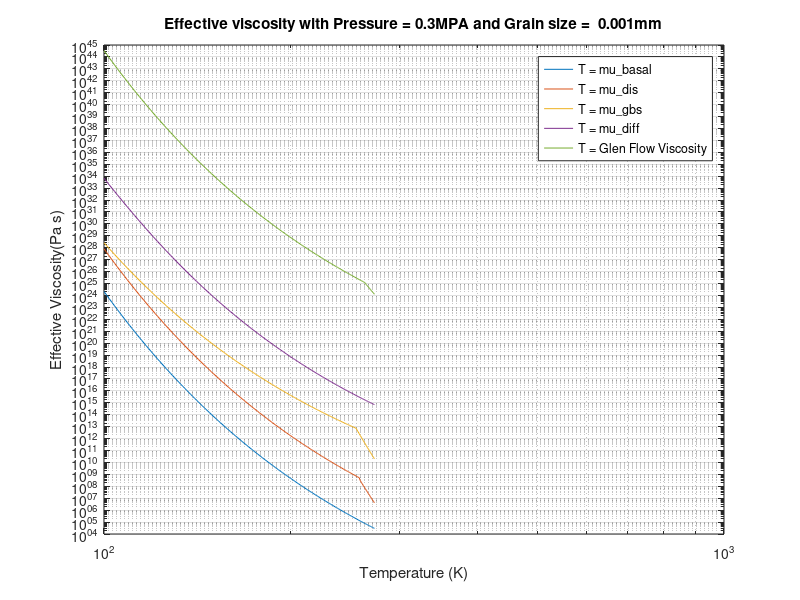

The MATLAB source for this figure:
%Data from Jason's File and Goldsby and Kohlsted :Superplastic Defomration
%of Ice
% In Glen-Flow model, Pressures were between 9e5 Pa on the top, and goes to
% 0 on the bottom of the ice model

sigma = .3 ; % MPA
T = 100:1:273; %Kelvins
d = 1  ; % mm

%%%% Nothing needs to be changed here

R = 8.314e-3;            % KJ/(K mol)  Gas constant

p = 1.4; % Grain size exponent?

dis_thresh = 258;% Dislocation Threshold

n_dis = 4.0;% Dislocation exponent
%A_dis_cold = 4.0e5;
A_dis_cold = 1.0e5;
Q_dis_cold = 60;
%A_dis_warm = 6.0e28;
A_dis_warm = 25.0e28;
Q_dis_warm = 180;

gbs_thresh = 255;

n_gbs = 1.8;
A_gbs_cold = 3.9e-3;
Q_gbs_cold = 49;
A_gbs_warm = 3.0e26;
%Q_gbs_warm = 192;
Q_gbs_warm = 190;

n_basal = 2.4;
A_basal = 5.5e7;
Q_basal = 60;
%Diffusion Creep Parameters
b = 4.52e-10 ;% Burger's Vector, in meters
Vm = 1.97e-5; % Molar Volume in m^3
Dov = 9.1e-4; %PreExponential Volume Diffusion in m^2/s
Qv = 59.4; %Grain Boundary Width in kJ/Mol
delta = 9.04e-10; % Grain boundarty Width, Meters
Qb = 49 ; %Activation Energy, Boundary Diffusion in kJ/mol


%%Glen Flow Law:
A0_cold = 3.61e-13;   % Pa^(-3) / s
A0_hot = 1.734e3;     % Pa^(-3) / s
%A0_cold = 7.23e-12;   % Pa^(-3) / s            <--Alternate values
%A0_hot = 3.47e4;     % Pa^(-3) / s
Q_cold = 60e3;        % J/mol
Q_hot = 139e3;        % J/mol
Tcrit = 263.15;       % Use *_cold when T<Tcrit, *_hot when T>Tcrit
R_glen = 8.314;            % J/(K mol)  Gas constant

A = (T<Tcrit) .*A0_cold.*exp(-Q_cold./(R_glen*T)) +  ...
    (T>=Tcrit).*A0_hot.* exp(-Q_hot./(R_glen*T));
% strain rate = A (stress)^n
% stress = 2*mu*strainrate
mu_glen = 1./(2.*A.*sigma^2) ;
%Glen Flow law results in numbers too small for matlab!!!


%%%%%%%%%%%%%%%%%% Dislocation

Z_dis = ((T>dis_thresh).*A_dis_warm.*exp(-Q_dis_warm./(R*T)) + ...
        (T<=dis_thresh).*A_dis_cold.*exp(-Q_dis_cold./(R*T)));
mu_dis = (Z_dis * sigma.^(n_dis-1) ).^-1 ;
    
e_dis = ((T>dis_thresh).*A_dis_warm.*exp(-Q_dis_warm./(R*T)) + ...
        (T<=dis_thresh).*A_dis_cold.*exp(-Q_dis_cold./(R*T))) ...
	.*sigma.^n_dis;
%%%%%%%%%%%%% GBS
Z_gbs = ((T>gbs_thresh).*A_gbs_warm.*exp(-Q_gbs_warm./(R*T)) + ...
        (T<=gbs_thresh).*A_gbs_cold.*exp(-Q_gbs_cold./(R*T)))./d.^p;

mu_gbs = (Z_gbs .* sigma.^(n_gbs-1) ).^-1 ;       
e_gbs = ((T>gbs_thresh).*A_gbs_warm.*exp(-Q_gbs_warm./(R*T)) + ...
        (T<=gbs_thresh).*A_gbs_cold.*exp(-Q_gbs_cold./(R*T))) ...
	.*(sigma.^n_gbs)./d.^p;
%%%%%%% Basal
Z_basal = A_basal.*exp(-Q_basal./(R*T));

mu_basal = (Z_basal .* sigma.^(n_basal -1)).^-1 ;

e_basal = A_basal.*exp(-Q_basal./(R*T)).*(sigma.^n_basal);
d = .001;
% Diffusion Creep
Z_diff = 42 * Vm .*(Dov*exp(-Qv./(R.*T)) + pi*delta * Dov.*exp(-Qb./(R.*T)) /(d))./(R * 1000.*T.*(d)^2); % The 1000 is important, since the GBS wants its units to be in mm, but this wants meters!! In addition, the 'R' is in KJ/K*mol, and needs to be in J/K*mol
mu_diff = (Z_diff .* sigma.^(1 -1)).^-1 ;

%%%other stuff
e = 1./(1./e_basal + 1./e_gbs) + e_dis;

%The plots!
loglog(T,mu_basal,T,mu_dis,T,mu_gbs,T,mu_diff,T,mu_glen)
xlabel('Temperature (K)')
ylabel('Effective Viscosity(Pa s)')
title(['Effective viscosity with Pressure = ' num2str(sigma) 'MPA and Grain size =  ' num2str(d)  'mm'])
legend('T = mu\_basal' , 'T = mu\_dis','T = mu\_gbs' , 'T = mu\_diff','T = Glen Flow Viscosity')
grid